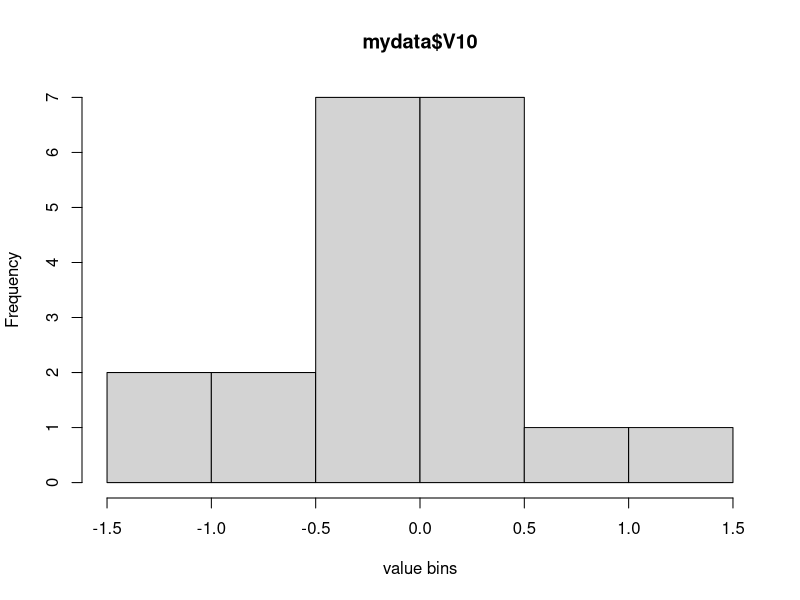
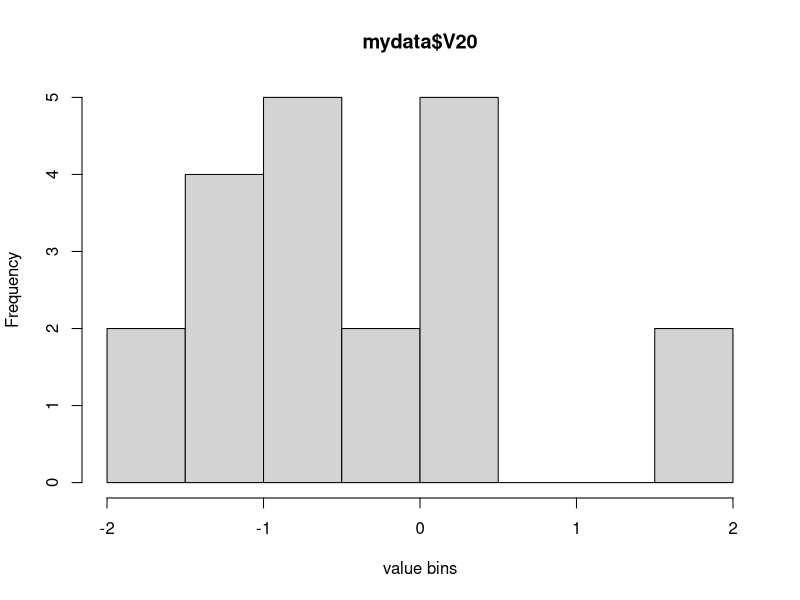
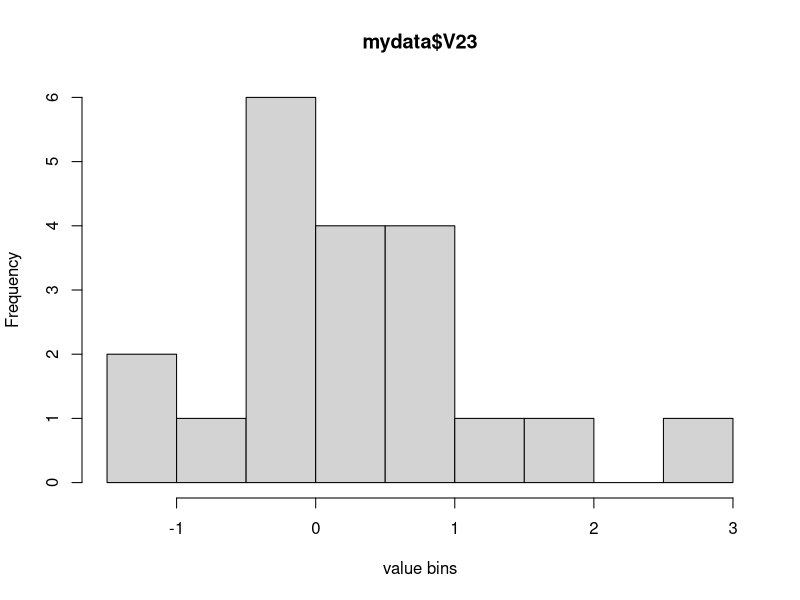
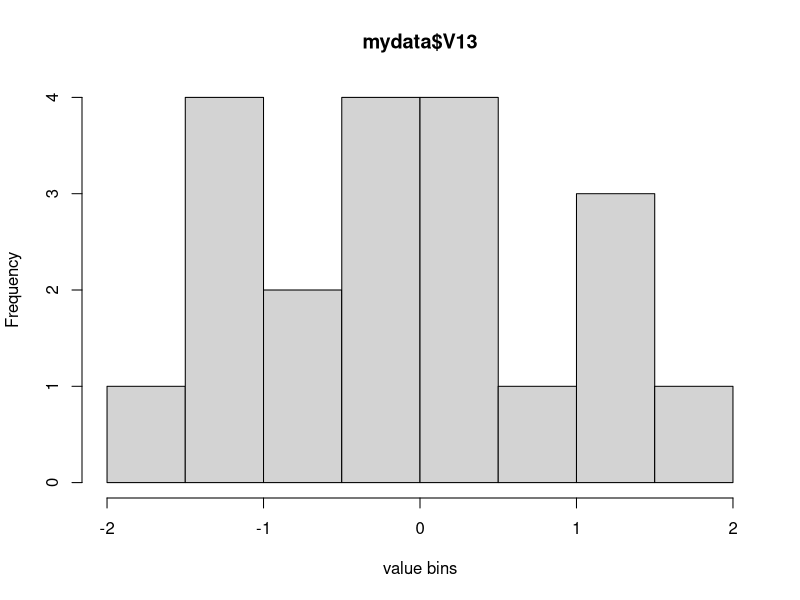
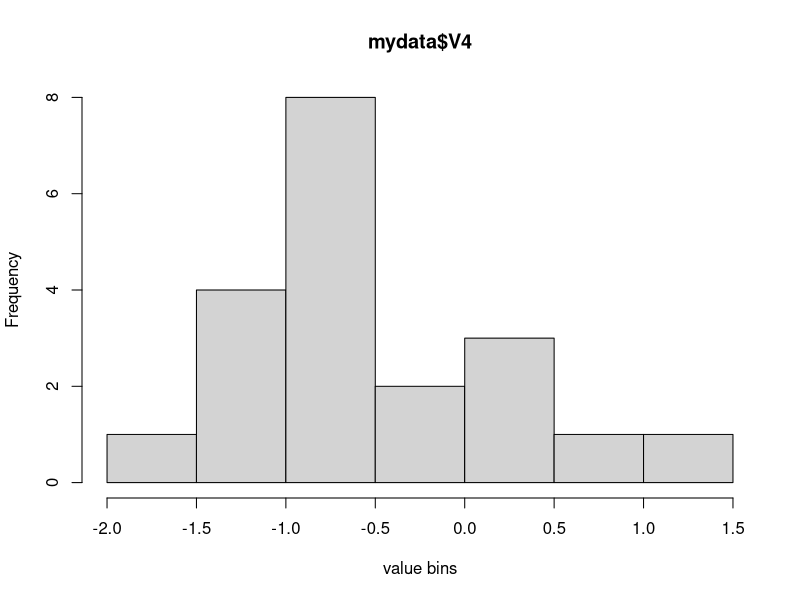
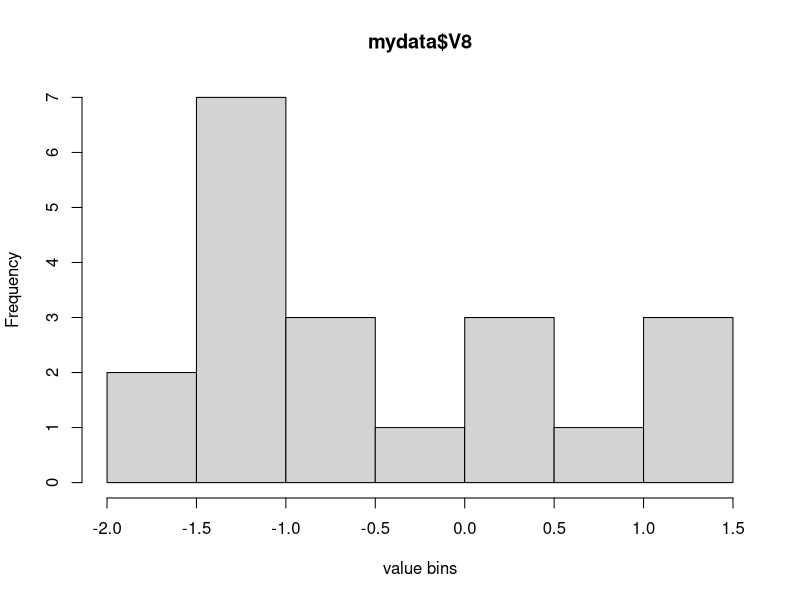
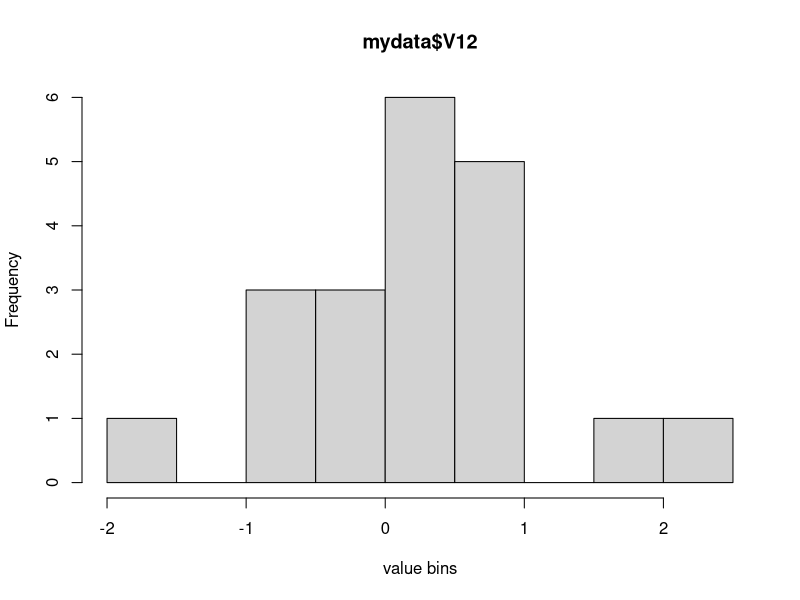

R code for these plots, in order:

##
mymdat <- matrix( rnorm(800), nrow = 20, ncol = 40 )
mydata <- as.data.frame( mymdat )

## now you have 20 rows, 40 cols in your data set
## here is a subset of the 40 cols

var_list <- c( "V10", "V20", "V23", "V13", "V4", "V8", "V12" )

windows(record=TRUE)
## how to histograms for all of the variables in the list?
for ( i in 1 : length( var_list ) )
{
	this_var <- paste( "mydata$", var_list[ i ], sep = "" )
	## mean
	print( mean( eval( parse( text = this_var ) ) ) )
	## histograms of each selected variable
	hist( eval( parse( text  = this_var ) ), main = paste( this_var,  sep = ""), xlab = "value bins" )
}
windows(record=FALSE)

## as.formula example
str_model_spec <- "V15 ~ -1 "

for ( i in 1 : length( var_list ) )
{
	str_model_spec <- paste( str_model_spec, " + ", var_list[ i ], sep = "" )
}

mylm <- lm( as.formula( str_model_spec ), data = mydata )


